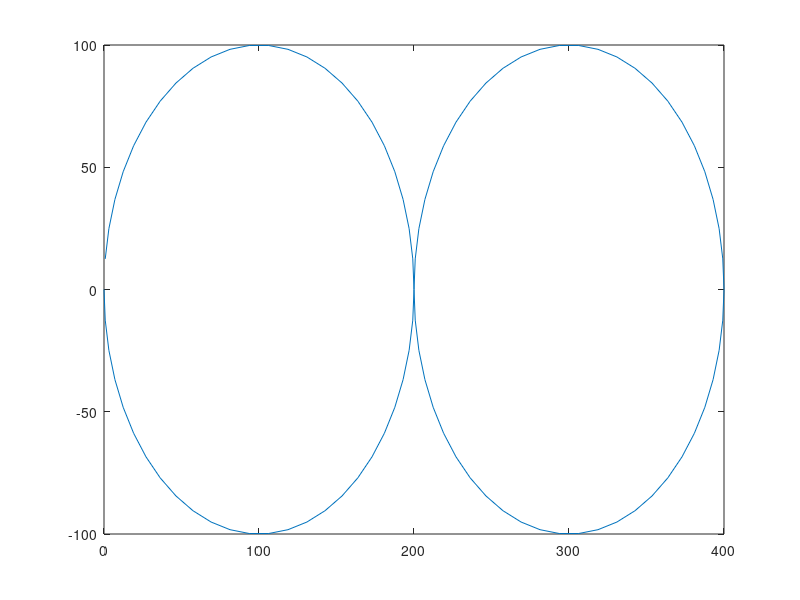

The MATLAB script that drew this image:
% loop generation
r = 100;
h = 0.02;
N = 100;
t = linspace(h,h*N,N);
rr = r .* (t >= 0.5) .* (t <= 1.5);

z1 = r - r*cos(2*pi*t) + 2*rr .* (1 + cos(2*pi*t)); 
z2 = r*sin(2*pi*t);
%ddz1 = 4*pi*pi*(r-2*rr).*cos(2*pi*t);
%ddz2 = -4*pi*pi*r*sin(2*pi*t);

plot(z1,z2);